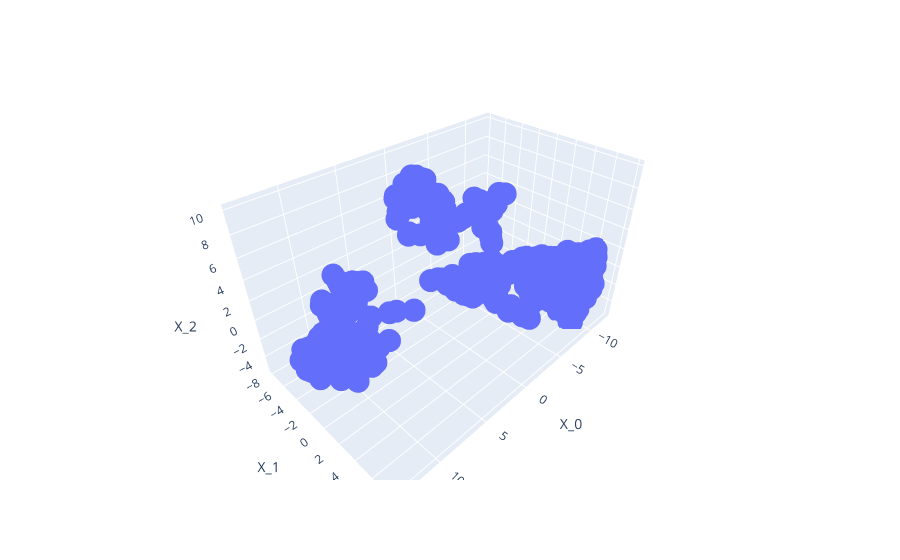

Source (notebook cell):
### Markdown cell above
Come prima possiamo implementare un t-SNE a 3 componenti e visualizzarlo in 3D:

### Code cell
tsne = TSNE(
            n_components=3,
            perplexity=30,
            n_iter=10000,
            n_jobs=-1,
            random_state=42
        )

tsne_df = pd.DataFrame(tsne.fit_transform(scaled_df), columns=["X_0", "X_1", "X_2"])
px.scatter_3d(tsne_df,x="X_0",y="X_1",z="X_2")

### Figure 1 — Plotly figure (JSON) as saved in the notebook; plotly's stock layout.template omitted (floating-point values rounded to 4 significant figures; data arrays with more than 128 entries replaced by an {"elided": "..."} marker saying what was removed)
{"data": [{"hovertemplate": "X_0=%{x}<br>X_1=%{y}<br>X_2=%{z}<extra></extra>", "legendgroup": "", "marker": {"color": "#636efa", "symbol": "circle"}, "mode": "markers", "name": "", "scene": "scene", "showlegend": false, "type": "scatter3d", "x": {"elided": "440 float values"}, "y": {"elided": "440 float values"}, "z": {"elided": "440 float values"}}], "layout": {"legend": {"tracegroupgap": 0}, "margin": {"t": 60}, "scene": {"domain": {"x": [0, 1], "y": [0, 1]}, "xaxis": {"title": {"text": "X_0"}}, "yaxis": {"title": {"text": "X_1"}}, "zaxis": {"title": {"text": "X_2"}}}}}
